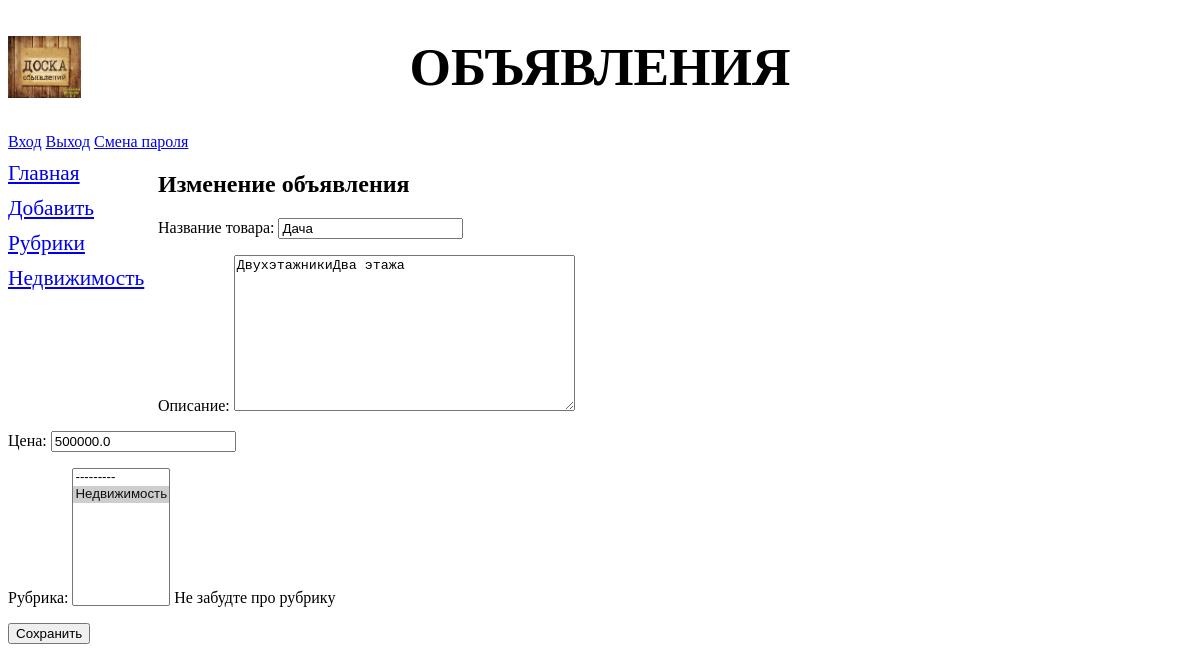
The app's page /bboard/update/1/, older data.
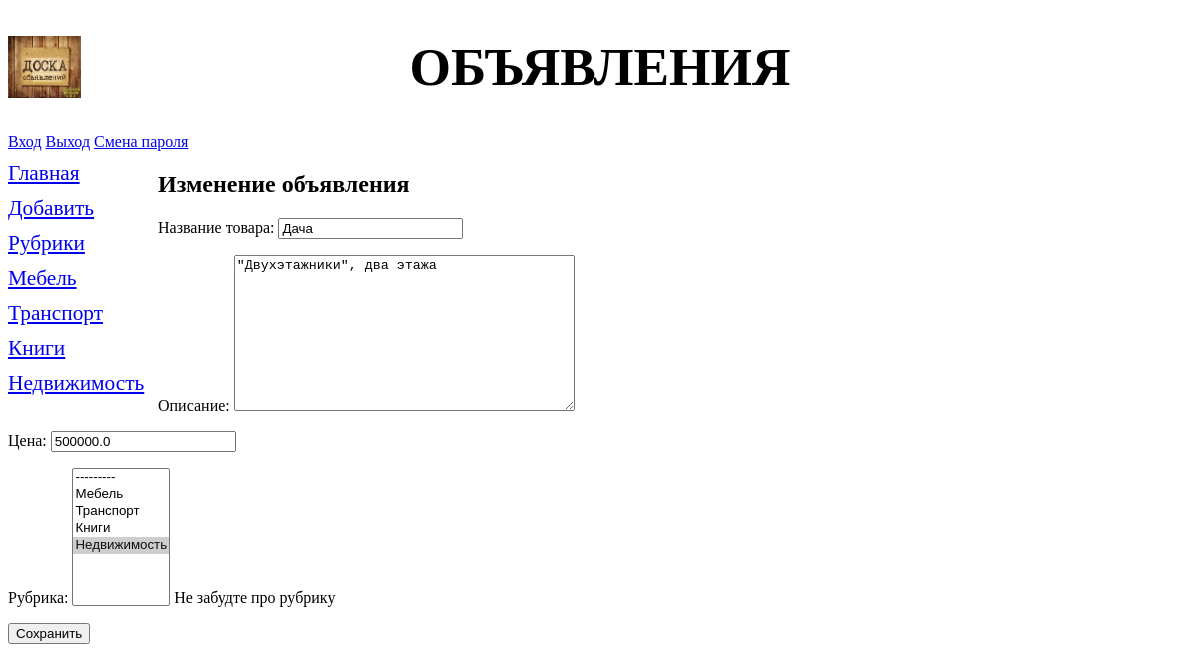
The same page, newer data.
### bboard/models.py (models this page shows)
class Rubric(models.Model):
    name = models.CharField(max_length=20, db_index=True, verbose_name='Название')
    order = models.SmallIntegerField(default=0, db_index=True)
    objects = models.Manager()
    bbs = RubricManager()
    def __str__(self):
        return self.name
    class Meta:
        verbose_name_plural = 'Рубрики'
        verbose_name = 'Рубрика'
        ordering = ['order', 'name']

class Bb(models.Model):
    title = models.CharField(max_length=50, verbose_name='Товар')
    content = models.TextField(null=True, blank=True, verbose_name='Описание')
    price = models.FloatField(null=True, blank=True, verbose_name='Цена')
    published = models.DateTimeField(auto_now_add=True, db_index=True, verbose_name='Опубликовано')
    rubric = models.ForeignKey('Rubric', null=True, on_delete=models.PROTECT, verbose_name='Рубрика')
    objects = models.Manager()
    reverse = BbManager()
    class Meta:
        verbose_name_plural = 'Объявления'
        verbose_name = 'Объявление'
        ordering = ['-published']

### bboard/views.py (the view)
# urls.py: path('update/<int:pk>/', BbEditView.as_view(), name='update'),
class BbEditView(UpdateView):
    model = Bb
    form_class = BbForm
    success_url = '/bboard/'
    def get_context_data(self, *args, **kwargs):
        context = super().get_context_data(*args, **kwargs)
        context['rubrics'] = Rubric.objects.all()
        return context

### bboard/forms.py (shortened to what this page needs)
class BbForm(forms.ModelForm):
    title = forms.CharField(label='Название товара', validators=[validators.RegexValidator(regex='^.{4,}$')],
                            error_messages={'invalid': 'Короткое название'})
    price = forms.DecimalField(label='Цена', decimal_places=2)
    rubric = forms.ModelChoiceField(queryset=Rubric.objects.all(), label='Рубрика',
                                    help_text='Не забудте про рубрику', widget=forms.widgets.Select(attrs={'size': 8}))
    class Meta:
        model = Bb
        fields = ('title', 'content', 'price', 'rubric')
        labels = {'title': 'Название товара'}

### bboard/templates/bboard/bb_form.html (shortened to what this page needs)
{% extends "layout/base.html" %}
{% block content %}
<h2>Изменение объявления</h2>
<form method="post">
    {{ form.as_p }}
    <input type="submit" value="Сохранить">
</form>
{% endblock %}

### bboard/templates/layout/base.html (shortened to what this page needs)
<!DOCTYPE html>
{% load static %}
<html lang="ru">
<head>
    <link rel="stylesheet" type="text/css" href="{% static 'bboard/style.css' %}">
</head>
<body>
    <header>
        <h1>Объявления</h1>
        <a href="{% url 'login' %}">Вход</a>
        <a href="{% url 'logout' %}">Выход</a>
        <a href="{% url 'password_change' %}">Смена пароля</a>
    </header>
    <nav>
        <a href="{% url 'index' %}">Главная</a>
        <a href="{% url 'add' %}">Добавить</a>
        <a href="{% url 'rubrics' %}">Рубрики</a>
        {% for rubric in rubrics %}
        <a href="{% url 'by_rubric' rubric.pk %}">
            {{ rubric.name }}</a>
        {% endfor %}
    </nav>
    <section>
        {% block content %}
        {% endblock %}
    </section>
</body>
</html>

Row changes from the older to the newer data that the page shows:
added Rubric: name "Мебель"
added Rubric: name "Транспорт"
added Rubric: name "Книги"
changed Bb "Дача": content "ДвухэтажникиДва этажа" → "\"Двухэтажники\", два этажа"; rubric "--------- / Недвижимость ☑" → "--------- / Мебель / Транспорт / Книги / Недвижимость ☑"
